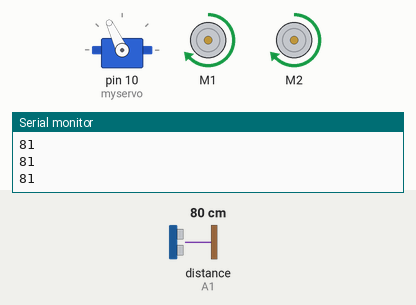
Simulated run of this sketch. Board: Arduino Uno, built with avr-gcc and run on an emulated ATmega328P. Shown: servo, 2 × DC motor (green arrow = forward, orange = backward, longer = faster), the last lines printed to the serial monitor. The test bench sets the inputs (shaded band); at power-on: distance to the obstacle (sensor on A1) 80 cm. The echo pulse lasts 58.3 µs per cm.

Above: at 3.9 s.
4.0 s: distance to the obstacle (sensor on A1) set to 17 cm
5.5 s: distance to the obstacle (sensor on A1) set to 13 cm
At 7.2 s:
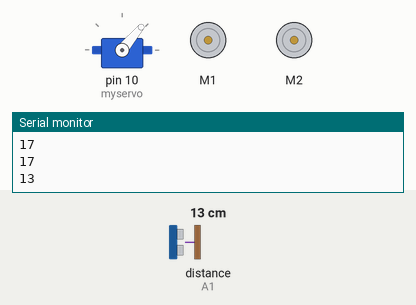
8.5 s: distance to the obstacle (sensor on A1) set to 18 cm
At 8.5 s:
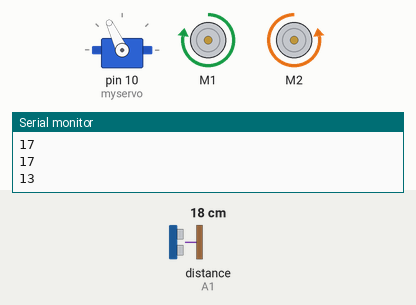
11.0 s: distance to the obstacle (sensor on A1) set to 2 cm
At 13.5 s:
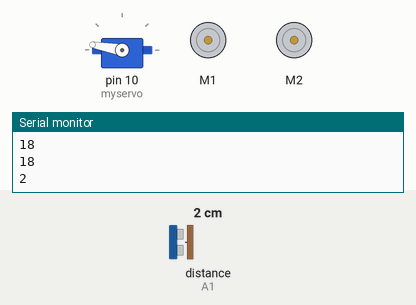
14.0 s: distance to the obstacle (sensor on A1) set to 35 cm
At 14.53 s:
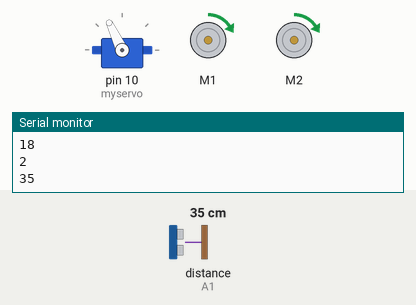
Timing chart, 0 to 17.0 s (numbered marks = the images above; inputs shaded):
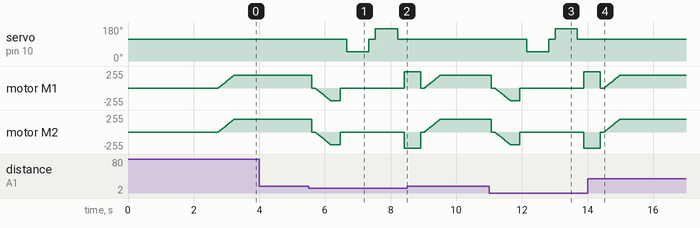

Measured:
- the behaviour switches between 16 and 15 cm on distance to the obstacle (sensor on A1) (found by bisection; images 0 and 1)
- after the input at 5.5 s, servo on pin 10 (myservo): 115° → 50° after 1.2 s, → 115° 0.67 s later, → 170° 0.20 s later, → 115° 0.67 s later
- after the input at 8.5 s, servo on pin 10 (myservo): stays 115° (without the input it goes to 50° after 1.6 s)
- after the input at 11.0 s, servo on pin 10 (myservo): 115° → 50° after 1.1 s, → 115° 0.67 s later, → 170° 0.20 s later, → 115° 0.67 s later
- after the input at 14.0 s, servo on pin 10 (myservo): stays 115° (without the input it goes to 50° after 1.6 s)

The sketch:

Obasticle_Avoiding_Car.ino
```cpp
#include <AFMotor.h>
#include <NewPing.h>
#include <Servo.h>

#define TRIG_PIN A0
#define  ECHO_PIN A1
#define MAX_DISTANCE 200
#define MAX_SPEED 190 // sets speed  of DC  motors
#define MAX_SPEED_OFFSET 20

NewPing sonar(TRIG_PIN, ECHO_PIN,  MAX_DISTANCE);

AF_DCMotor motor1(1, MOTOR12_1KHZ);
AF_DCMotor motor2(2,  MOTOR12_1KHZ);

Servo  myservo;

boolean goesForward = false;
int distance = 100;
int speedSet  = 0;

void setup() {
Serial.begin(9600);
  myservo.attach(10);
  myservo.write(115);
  delay(2000);
  distance = readPing();
  delay(100);
  distance =  readPing();
  delay(100);
  distance = readPing();
  delay(100);
  distance  = readPing();
  delay(100);
}

void loop() {
  int distanceR = 0;
  int distanceL =  0;
  delay(40);

  if (distance <= 15)
  {
    moveStop();
    delay(100);
    moveBackward();
    delay(300);
    moveStop();
    delay(200);
    distanceR = lookRight();
    delay(200);
    distanceL = lookLeft();
    delay(200);

    if (distanceR >= distanceL)
    {
      turnRight();
      moveStop();
    } else
    {
      turnLeft();
      moveStop();
    }
  }
  else
  {
    moveForward();
  }
  distance = readPing();
  Serial.println(distance);
}

int lookRight()
{
  myservo.write(50);
  delay(500);
  int distance = readPing();
  delay(100);
  myservo.write(115);
  return distance;
}

int lookLeft()
{
  myservo.write(170);
  delay(500);
  int distance = readPing();
  delay(100);
  myservo.write(115);
  return distance;
  delay(100);
}

int readPing() {
  delay(70);
  int cm = sonar.ping_cm();
  if (cm == 1)
  {
    cm = 250;
  }
  return  cm;
}

void moveStop() {
  motor1.run(RELEASE);
  motor2.run(RELEASE);

}

void moveForward()  {

  if (!goesForward)
  {
    goesForward = true;
    motor1.run(FORWARD);
    motor2.run(FORWARD);

    for (speedSet = 0; speedSet < MAX_SPEED; speedSet += 2) // slowly bring  the speed up to avoid loading down the batteries too quickly
    {
      motor1.setSpeed(speedSet);
      motor2.setSpeed(speedSet);

      delay(5);
    }
  }
}

void moveBackward() {
  goesForward = false;
  motor1.run(BACKWARD);
  motor2.run(BACKWARD);

  for (speedSet = 0; speedSet < MAX_SPEED; speedSet  += 2) // slowly bring the speed up to avoid loading down the batteries too quickly
  {
    motor1.setSpeed(speedSet);
    motor2.setSpeed(speedSet);

    delay(5);
  }
}

void turnRight()  {
  motor1.run(FORWARD);
  motor2.run(BACKWARD);

  {
    motor1.setSpeed(500);
    motor2.setSpeed(500);

  }
  delay(500);
  motor1.run(FORWARD);
  motor2.run(BACKWARD);

}

void turnLeft() {
  motor1.run(BACKWARD);
  motor2.run(FORWARD);

  {
    motor1.setSpeed(500);
    motor2.setSpeed(500);

  }
  delay(500);
  motor1.run(BACKWARD);
  motor2.run(FORWARD);

}
```
